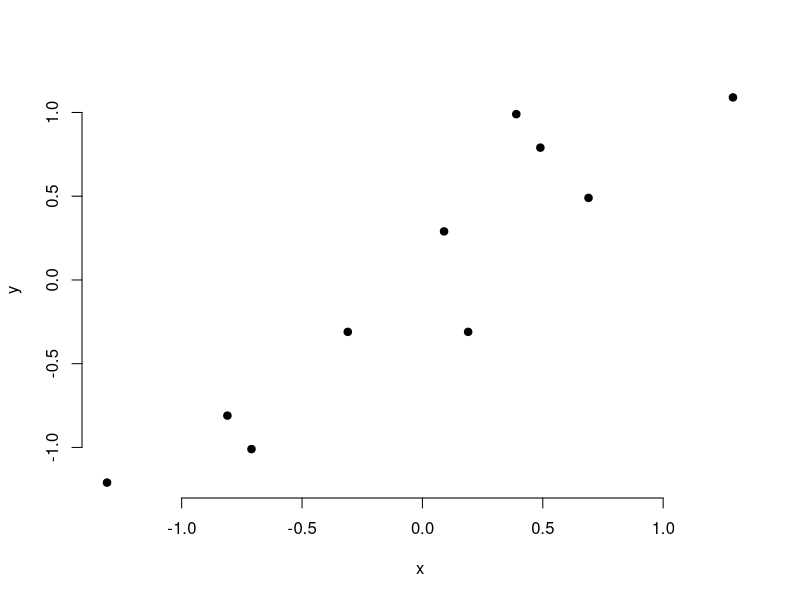
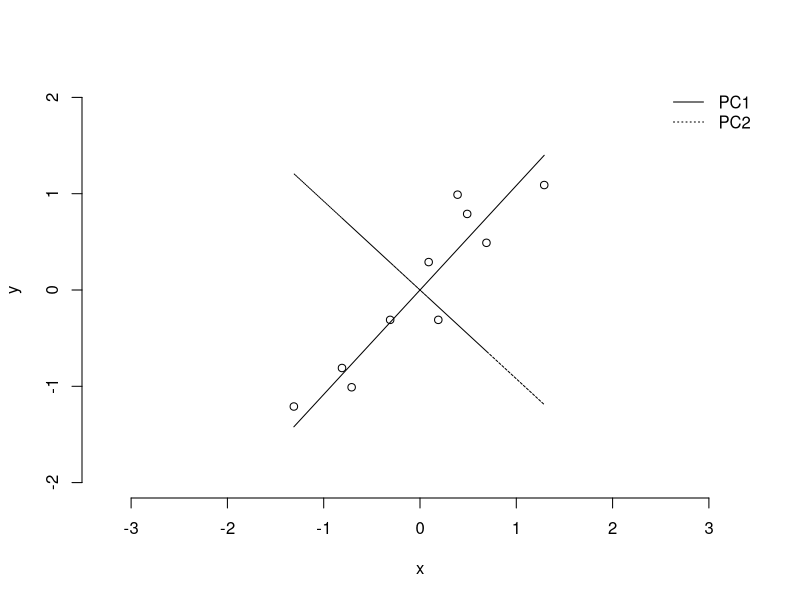
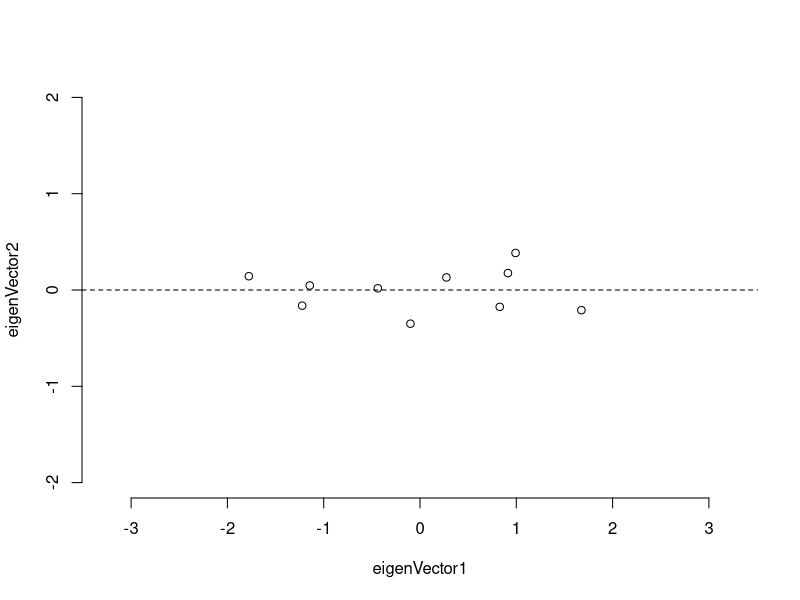
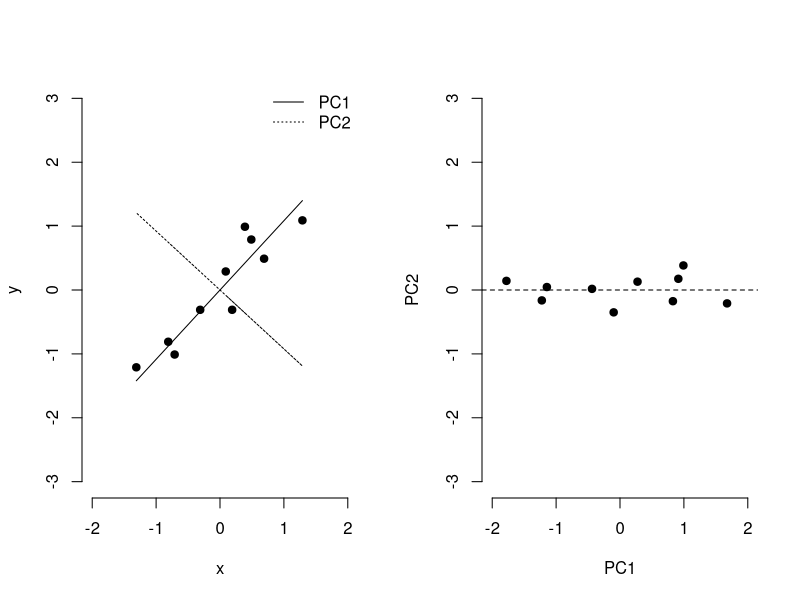
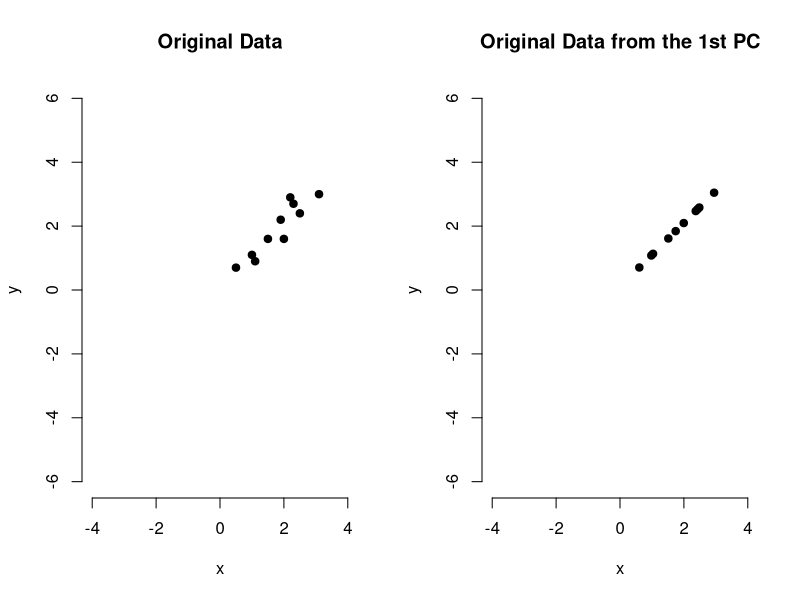
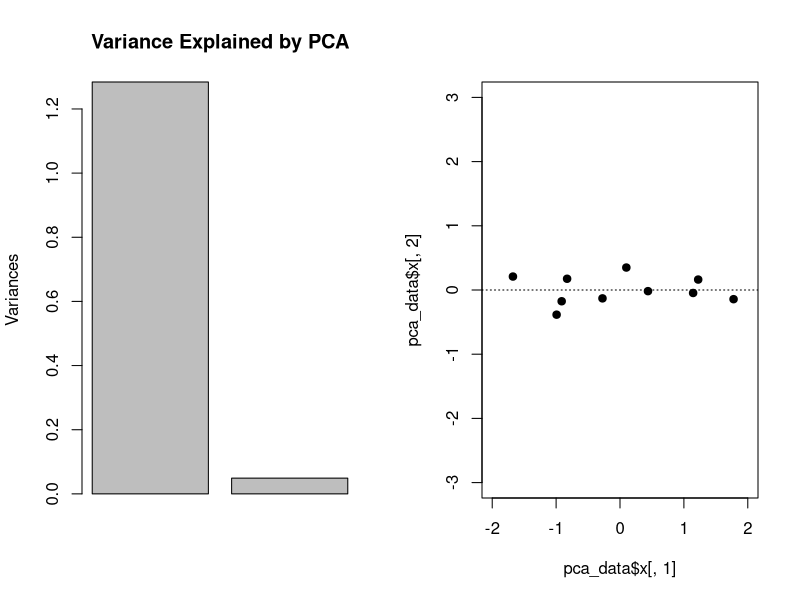

The R source for these figures, in order:
###################################################
# R code on a tutorial on PCA by Lindsay I Smith  #
###################################################

#1.get the data with two dimensions (x and y)
x<-c(2.5,0.5,2.2,1.9,3.1,2.3,2,1,1.5,1.1)
y<-c(2.4,0.7,2.9,2.2,3.0,2.7,1.6,1.1,1.6,0.9)
data <- cbind(x,y)
head(data)



#2.means substraction
adjustedData <- scale(data, scale=FALSE)
head(adjustedData)

#plot the data
plot(adjustedData, frame=FALSE, pch=19)

#3.calculate the covariance matrix
covMat <- cov(adjustedData)

#4. compute eigen vector 
eigenMat <- eigen(covMat)
eigenVect <- eigenMat$vectors
eigenVal <- eigenMat$values

#check if the eigenvectors with the length of 1 (unit vector)
length_1vect <- sqrt(0.6778734^2+0.7351787^2)
length_2vect <- sqrt(0.7351787^2 + 0.6778734^2)

#plot the data with eigen vectors
plot(adjustedData, xlim=c(-2,2), ylim=c(-2,2), asp=1, frame=FALSE)
lines(adjustedData[,"x"], eigenVect[2,1]/eigenVect[1,1]*adjustedData[,"x"],
      lty = 1)
lines(adjustedData[,"x"], eigenVect[2,2]/eigenVect[1,2]*adjustedData[,"x"],
      lty = 3)
legend("topright",c('PC1', 'PC2'), lty=c(1,3), box.lwd=0)

#get the final data in terms of eigen vectors1 and 2
finaldata <- t(eigenVect)%*%t(adjustedData)
finaldata
plot(finaldata[1,], finaldata[2,], asp =1, xlim=c(-2,2), ylim=c(-2,2),
     xlab='eigenVector1', ylab='eigenVector2', frame=FALSE)
abline(h=0, lty=2)

#get the final data in term of only eigen vector1
finaldata_vect1 <- t(eigenVect[,1])%*%t(adjustedData)
finaldata_vect1

#plot before and after PCA transformation
par(mfrow=c(1,2))

#original data with two eigen vectors
plot(adjustedData, asp=1, xlim=c(-2,2), ylim=c(-2,2),
     xlab='x', ylab='y', frame=FALSE, pch=19)
lines(adjustedData[,"x"], eigenVect[2,1]/eigenVect[1,1]*adjustedData[,"x"], 
      lty = 1)
lines(adjustedData[,"x"], eigenVect[2,2]/eigenVect[1,2]*adjustedData[,"x"], 
      lty = 3)
legend("topright",c('PC1', 'PC2'), lty=c(1,3), box.lwd=0)

# transfomed data
plot(finaldata[1,], finaldata[2,], asp =1, xlim=c(-2,2), ylim=c(-2,2),
     xlab='PC1', ylab='PC2', frame=FALSE, pch=19)
abline(h=0, lty=2)

#get the data (mean-adjusted) back using both vectors!
rowDataAdjust <- t(t(eigenVect)) %*% finaldata
orig_mean <- matrix(c(1.81,1.91))
rowDataAdjust_1 <- rowDataAdjust[1,]+1.81
rowDataAdjust_2 <- rowDataAdjust[2,]+1.91
rowDataAdjust <- rbind(rowDataAdjust_1, rowDataAdjust_2)
rowDataAdjust <- t(rowDataAdjust)

#get the data back using only the first eigen vector
rowDataAdjust_vect1 <- t(t(eigenVect[,1])) %*% finaldata_vect1
rowDataAdjust_vect1_1 <- rowDataAdjust_vect1[1,] + 1.81
rowDataAdjust_vect1_2 <- rowDataAdjust_vect1[1,] + 1.91
rowDataAdjust_vect1 <- rbind(rowDataAdjust_vect1_1, rowDataAdjust_vect1_2)
rowDataAdjust_vect1 <- t(rowDataAdjust_vect1)

#compare the data from original and the one with only from first eigen vector
par(mfrow=c(1,2))
plot(rowDataAdjust, asp =1, xlim=c(-4,4), ylim=c(-4,4),
     xlab='x', ylab='y', frame=FALSE, pch =19)
title(main='Original Data')

plot(rowDataAdjust_vect1, asp =1, xlim=c(-4,4), ylim=c(-4,4),
     xlab='x', ylab='y', frame=FALSE, pch=19)
title(main='Original Data from the 1st PC')

##############################################################

#use built-in R function
pca_data <- prcomp(data)
#get the Eigen vectors, i.e,PC1 and PC2
EigVects <- pca_data$rotation
#get the Eigen values
EigVals <- (pca_data$sdev)^2
#make the scree plot
plot(pca_data, main="Variance Explained by PCA")

#make the score plot, plot the data in terms of PC1 and PC2
plot(pca_data$x[,1], pca_data$x[,2], xlim=c(-2,2), ylim=c(-3,3), pch=19)
abline(h=0,lty="dotted")

names(pca_data)

